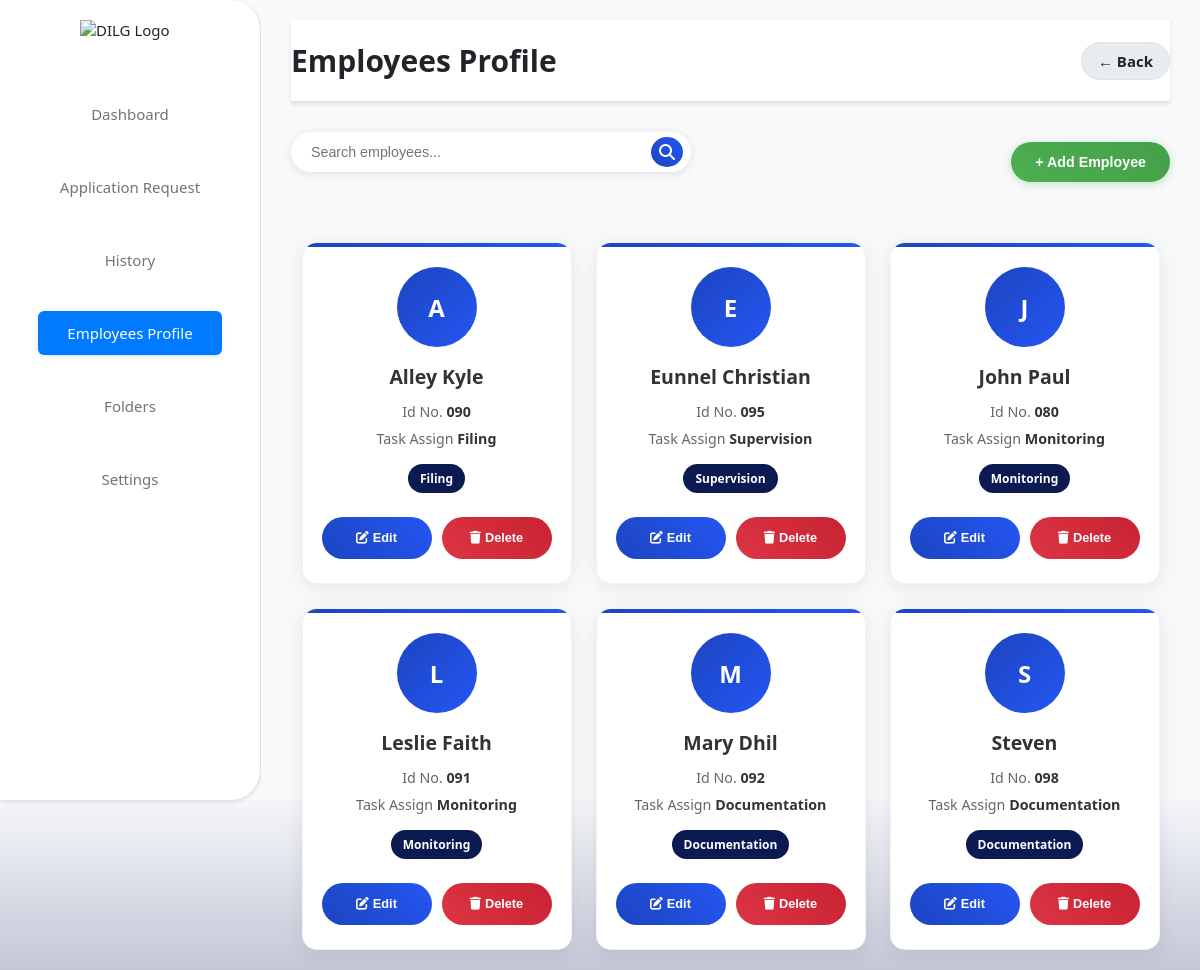
The app's page /employees/, older data.
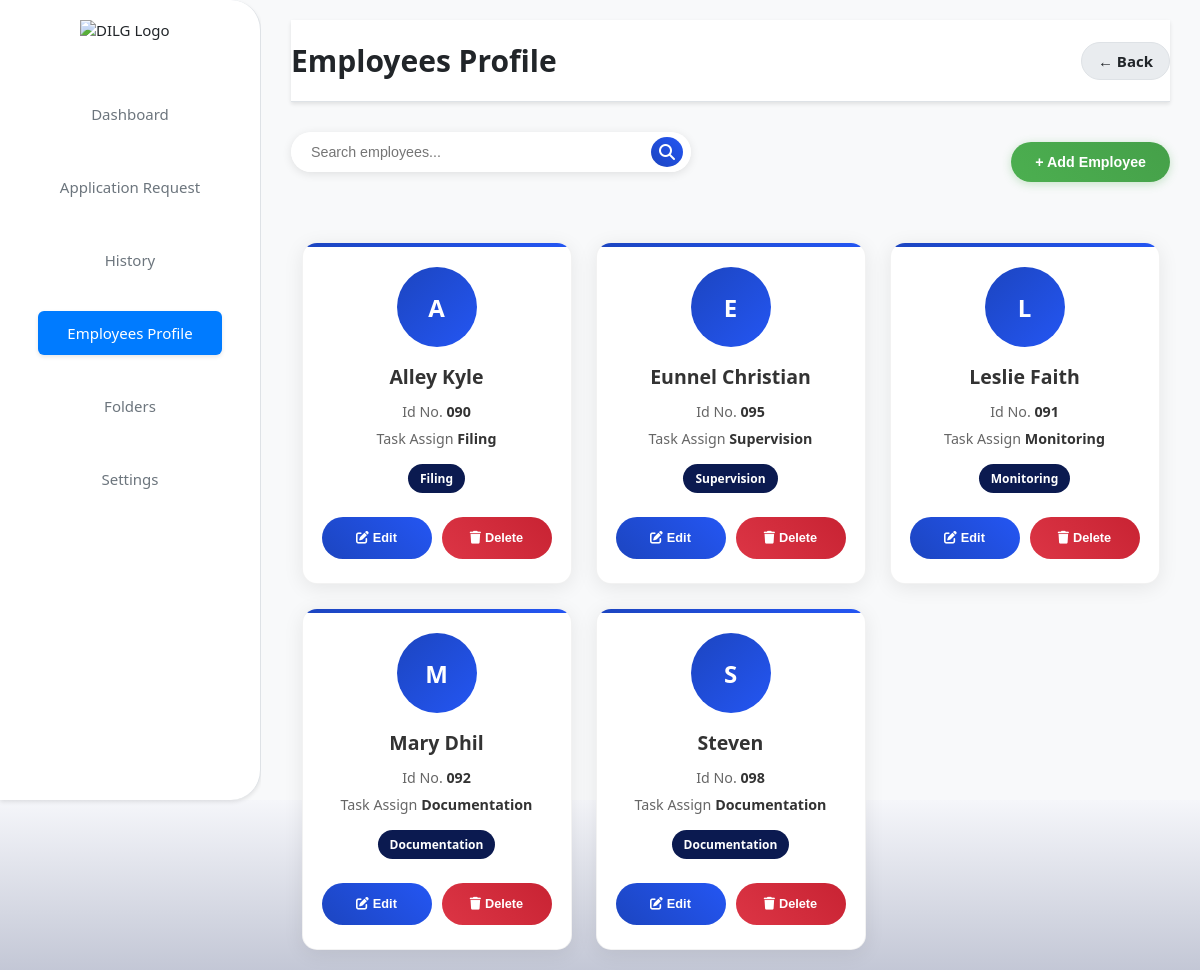
The same page, newer data.
### app/models.py (models this page shows, shortened)
class Employee(models.Model):
    STATUS_CHOICES = [
        ('active', 'Active'),
        ('inactive', 'Inactive'),
        ('on_leave', 'On Leave'),
        ('terminated', 'Terminated'),
    ]
    DEPARTMENT_CHOICES = [
        ('admin', 'Administration'),
        ('hr', 'Human Resources'),
        ('finance', 'Finance'),
        ('operations', 'Operations'),
        ('it', 'Information Technology'),
    ]
    name = models.CharField(max_length=100)
    id_no = models.CharField(max_length=50, unique=True)
    email = models.EmailField(blank=True, null=True)
    phone = models.CharField(max_length=15, blank=True, null=True)
    department = models.CharField(max_length=20, choices=DEPARTMENT_CHOICES, blank=True, null=True)
    position = models.CharField(max_length=100, blank=True, null=True)
    status = models.CharField(max_length=15, choices=STATUS_CHOICES, default='active')
    task = models.CharField(max_length=100, blank=True, null=True, default='Unassigned')
    hire_date = models.DateField(null=True, blank=True)
    birth_date = models.DateField(null=True, blank=True)
    created_at = models.DateTimeField(default=timezone.now)
    updated_at = models.DateTimeField(auto_now=True)
    supervisor = models.ForeignKey(
        'self', on_delete=models.SET_NULL, null=True, blank=True,
        related_name='subordinates'
    )
    class Meta:
        ordering = ['name']
        indexes = [
            models.Index(fields=['id_no']),
            models.Index(fields=['department', 'status']),
            models.Index(fields=['supervisor']),
            models.Index(fields=['status', 'created_at']),
        ]
    @classmethod
    def get_statistics(cls):
        from django.db.models import Count
        return {
            'total': cls.objects.count(),
            'active': cls.objects.filter(status='active').count(),
            'by_department': cls.objects.values('department').annotate(count=Count('id')),
            'by_status': cls.objects.values('status').annotate(count=Count('id')),
        }

### app/views.py (the view, shortened to what this page needs)
# urls.py: path('employees/', views.employees_profile, name='employees_profile'),
def employees_profile(request):
    search_query = request.GET.get('search', '').strip()
    department_filter = request.GET.get('department', '')
    status_filter = request.GET.get('status', '')
    sort_by = request.GET.get('sort', 'name')
    employees = Employee.objects.select_related('supervisor').prefetch_related('subordinates')
    if department_filter:
        employees = employees.filter(department=department_filter)
    if status_filter:
        employees = employees.filter(status=status_filter)
    valid_sort_fields = ['name', '-name', 'id_no', '-id_no', 'created_at', '-created_at', 'department']
    if sort_by in valid_sort_fields:
        employees = employees.order_by(sort_by)
    paginator = Paginator(employees, 10)  # Show 10 employees per page
    page_number = request.GET.get('page')
    page_obj = paginator.get_page(page_number)
    stats = cache.get('employee_stats')
    if not stats:
        try:
            stats = Employee.get_statistics()
        except AttributeError:
            stats = {
                'total': Employee.objects.count(),
                'active': Employee.objects.filter(status='active').count() if hasattr(Employee, 'status') else 0,
                'departments': Employee.objects.values('department').distinct().count()
            }
        cache.set('employee_stats', stats, 300)  # Cache for 5 minutes
    supervisors = Employee.objects.filter(status='active') if hasattr(Employee, 'status') else Employee.objects.all()
    department_choices = getattr(Employee, 'DEPARTMENT_CHOICES', [])
    status_choices = getattr(Employee, 'STATUS_CHOICES', [])
    context = {
        'page_obj': page_obj,
        'search_query': search_query,
        'department_filter': department_filter,
        'status_filter': status_filter,
        'sort_by': sort_by,
        'stats': stats,
        'supervisors': supervisors,
        'department_choices': department_choices,
        'status_choices': status_choices,
    }
    return render(request, 'employees_profile.html', context)

### app/templates/employees_profile.html (shortened to what this page needs)
{% load static %}
<!DOCTYPE html>
<html lang="en">
<head>
  <link rel="stylesheet" href="https://cdnjs.cloudflare.com/ajax/libs/font-awesome/6.4.0/css/all.min.css">
  <link rel="stylesheet" href="{% static 'CSS/dashboard.css' %}">
  <link rel="stylesheet" href="{% static 'CSS/theme-system.css' %}">
  <link rel="stylesheet" href="{% static 'CSS/employees_profile.css' %}">
</head>
<body>
  <div class="dashboard-container">
    <div class="sidebar">
      <img src="{% static 'Pictures/logo1.png' %}" alt="DILG Logo" class="logo">
      <ul class="nav-menu">
        <li><a href="{% url 'dashboard' %}" {% if request.resolver_match.url_name == 'dashboard' %}class="active"{% endif %}>Dashboard</a></li>
        <li><a href="{% url 'application_request' %}" {% if request.resolver_match.url_name == 'application_request' %}class="active"{% endif %}>Application Request</a></li>
        <li><a href="{% url 'history' %}" {% if request.resolver_match.url_name == 'history' %}class="active"{% endif %}>History</a></li>
        <li><a href="{% url 'employees_profile' %}" {% if request.resolver_match.url_name == 'employees_profile' %}class="active"{% endif %}>Employees Profile</a></li>
        <li><a href="{% url 'folder' %}" {% if request.resolver_match.url_name == 'folder' %}class="active"{% endif %}>Folders</a></li>
        <li><a href="{% url 'settings' %}" {% if request.resolver_match.url_name == 'settings' %}class="active"{% endif %}>Settings</a></li>
      </ul>
    </div>
    <div class="main-content">
      <div class="header">
        <h1>Employees Profile</h1>
        <a href="/dashboard/" class="back-button">← Back</a>
      </div>
      <div class="action-buttons">
        <div class="search-container">
          <form method="GET" class="search-form" id="searchForm">
            <div class="search-container">
              <input
                type="text"
                name="search"
                id="searchInput"
                placeholder="Search employees..."
                class="search-bar"
                value="{{ request.GET.search }}"
              >
              <button type="submit" class="search-btn" id="searchBtn">
                <i class="fa fa-search"></i>
              </button>
            </div>
          </form>
        </div>
        <button type="button" class="add-button" onclick="openAddModal()">+ Add Employee</button>
      </div>
      <div class="card-grid">
        {% for emp in page_obj %}
        <div class="profile-card" data-employee-id="{{ emp.id }}">
          <div class="avatar-placeholder">
            {{ emp.name|first|upper }}
          </div>
          <h3 class="employee-name">{{ emp.name }}</h3>
          <p>Id No. <strong class="employee-id">{{ emp.id_no }}</strong></p>
          <p>Task Assign <strong class="employee-task">{{ emp.task }}</strong></p>
          <div style="text-align: center;">
            <span class="task-badge task-{{ emp.task|lower }}">{{ emp.task }}</span>
          </div>
          <div class="action-buttons-container">
            <button class="edit-button"
                    data-name="{{ emp.name }}"
                    data-id-no="{{ emp.id_no }}"
                    data-task="{{ emp.task }}"
                    data-emp-id="{{ emp.id }}">
              <i class="fa fa-edit"></i> Edit
            </button>
            <button class="delete-button"
                    data-name="{{ emp.name }}"
                    data-id-no="{{ emp.id_no }}"
                    data-emp-id="{{ emp.id }}">
              <i class="fa fa-trash"></i> Delete
            </button>
          </div>
        </div>
        {% empty %}
        <div style="text-align: center; padding: 40px; color: #666;">
          <h3>No employees found</h3>
          <p>Click "Add Employee" to get started!</p>
        </div>
        {% endfor %}
      </div>
  </div>
</body>
</html>

Row changes from the older to the newer data that the page shows:
removed Employee: name|first "J", name "John Paul", id_no "080", task "Monitoring"
